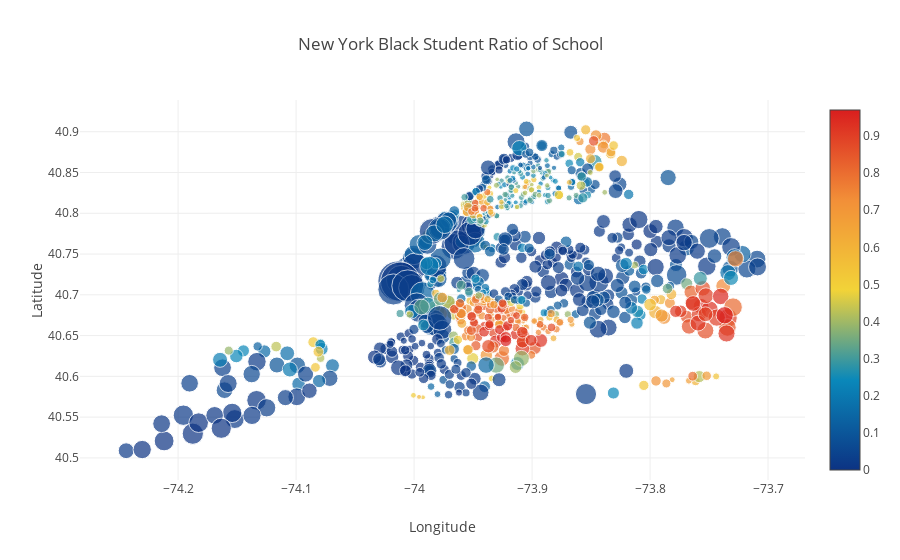

Notebook source saved alongside this figure:
### Code cell
data_black = [
    {
        'x': df['Longitude'],
        'y': df['Latitude'],
        'text': df['School Name'],
        'mode': 'markers',
        'marker': {
            'color': df['Percent Black'],
            'size': df['School Income Estimate']/4500,
            'showscale': True,
            'colorscale': 'Portland'
        }
    }
]

layout = go.Layout( title='New York Black Student Ratio of School',
                  xaxis=dict(title='Longitude'),
                  yaxis=dict(title='Latitude'))
fig = go.Figure(data=data_black, layout=layout)
iplot(fig, filename='scatter_hover_labels_black_ratio')

### Figure 1 — Plotly figure (JSON) as saved in the notebook; plotly's stock layout.template omitted (floating-point values rounded to 4 significant figures; data arrays with more than 128 entries replaced by an {"elided": "..."} marker saying what was removed)
{"data": [{"marker": {"color": {"elided": "1272 float values"}, "colorscale": "Portland", "showscale": true, "size": {"elided": "1272 float values"}}, "mode": "markers", "text": {"elided": "1272 str values"}, "type": "scatter", "uid": "bdb202e4-94ae-11e8-a80f-ba30cb1f1e85", "x": {"elided": "1272 float values"}, "y": {"elided": "1272 float values"}}], "layout": {"title": "New York Black Student Ratio of School", "xaxis": {"title": "Longitude"}, "yaxis": {"title": "Latitude"}}}
